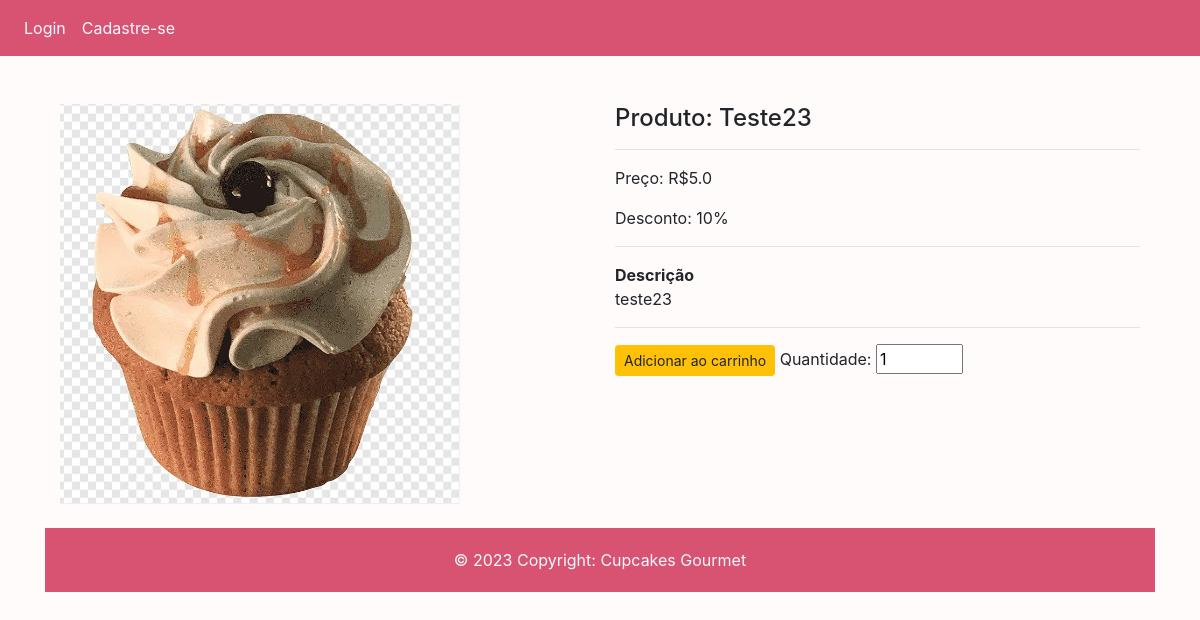
Screenshot of /single_page/5 with the database file from the repository.
### website/models.py (models this page shows)
class Product(db.Model):
    __seachbale__ = ['name', 'description'] # Itens que poderão ser pesquisados pelo flask_msearch
    id = db.Column(db.Integer, primary_key=True)
    name = db.Column(db.String(80), nullable=False)
    price = db.Column(db.Float, nullable=False)
    discount = db.Column(db.Integer, default=0)
    stock = db.Column(db.Integer, nullable=False)
    description = db.Column(db.String(200), nullable=False)
    user_id = db.Column(db.Integer, db.ForeignKey('user.id'))
    pub_date = db.Column(db.DateTime, nullable=False, default=datetime.now)
    img = db.Column(db.String(150), nullable=False, default='image.jpg')

### website/auth.py (the view)
@auth.route('/single_page/<int:id>')
def single_page(id):
    product = Product.query.get_or_404(id)
    return render_template('single_page.html', user=current_user, product = product)

### website/templates/single_page.html (shortened to what this page needs)
{% extends "base.html" %} {% block title %}Detalhes{% endblock %} {% block content%}
<div class="container mt-5">
    <div class="row">
        <div class="col-md-6" id="b_image">
            <img src="{{url_for('static', filename='images/' + product.img)}}" alt="{{product.name}}" width="400" height="400">
        </div>
        <div class="col-md-6">
            <h4> Produto: {{product.name }}</h4>
            <hr>
            <p> Preço: R${{product.price}}</p>
            {% if product.discount > 0 %}
            <p> Desconto: {{ product.discount }}%</p>
            {% endif %}
            <hr>
            <b>Descrição</b>
            <p>{{product.description}}</p>
            <hr>
            <form action="{{url_for('auth.AddCart')}}" method="post">
                <button type="submit" class="btn btn-sm btn-warning"> Adicionar ao carrinho  </button>
                <label for=""> Quantidade: </label>
                <input type="number" name="quantity" id="" value="1" min="1" max="{{product.stock}}">
            </form>
        </div>
    </div>
</div>
<br />
<footer class="text-light">
    <div class="text-center" style="background-color: #d85372; padding: 20px;" >
      &copy 2023 Copyright: <a href="#" style="color: aliceblue;">Cupcakes Gourmet</a>
    </div>
</footer>
{% endblock %}

### website/templates/base.html (style rules this page uses)
body { background-color: #fffbfb; }

### rows the page displays
Product: img (picture), name "Teste23", price "5.0", discount "10", description "teste23"
